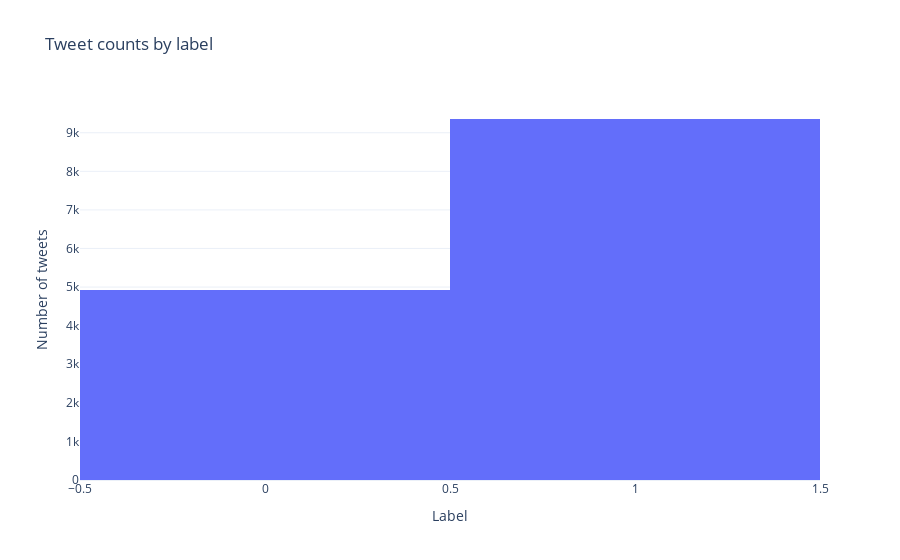

The code cell stored with this chart in its notebook:
### Code cell
# ---- Data Visualization ---

# Tweet counts by label
fig = px.histogram(train_data, x='label', template='plotly_white', title='Tweet counts by label')
fig.update_xaxes(categoryorder='category descending', title='Label').update_yaxes(title='Number of tweets')
fig.show()

### Figure 1 — Plotly figure (JSON) as saved in the notebook; plotly's stock layout.template omitted (floating-point values rounded to 4 significant figures; data arrays with more than 128 entries replaced by an {"elided": "..."} marker saying what was removed)
{"data": [{"alignmentgroup": "True", "bingroup": "x", "hovertemplate": "label=%{x}<br>count=%{y}<extra></extra>", "legendgroup": "", "marker": {"color": "#636efa"}, "name": "", "offsetgroup": "", "orientation": "v", "showlegend": false, "type": "histogram", "x": {"elided": "14277 int values"}, "xaxis": "x", "yaxis": "y"}], "layout": {"barmode": "relative", "legend": {"tracegroupgap": 0}, "title": {"text": "Tweet counts by label"}, "xaxis": {"anchor": "y", "categoryorder": "category descending", "domain": [0, 1], "title": {"text": "Label"}}, "yaxis": {"anchor": "x", "domain": [0, 1], "title": {"text": "Number of tweets"}}}}
